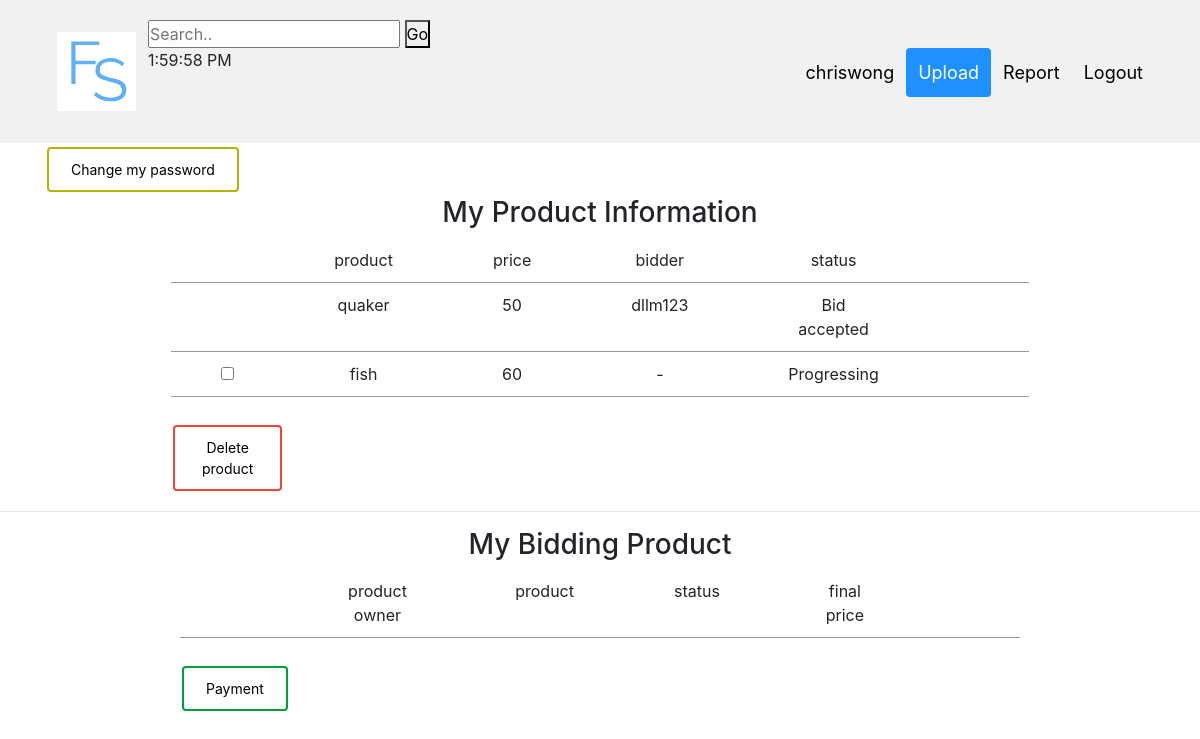
Screenshot of /pj2/user.php (signed in) with the database file from the repository.
### tables this page shows
CREATE TABLE IF NOT EXISTS `products_info` (
  `ID` int(11) NOT NULL AUTO_INCREMENT,
  `uploader` text NOT NULL,
  `Name` text NOT NULL,
  `Price` int(11) NOT NULL,
  `customer` text NOT NULL,
  `status` text NOT NULL,
  `information` text,
  `Path` text NOT NULL,
  `Type` varchar(15) NOT NULL,
  `udate` datetime NOT NULL,
  PRIMARY KEY (`ID`)
);

### pj2/user.php (the view, shortened to what this page needs)
<html>
<head>
<link rel="stylesheet" type="text/css" href="style123.css" />
</head>
<?php
  include("db_config.php");
  include("header.php");
  $sd=$_SESSION['username'];
?>
<body>
  <div class="container">
  <div>
    <form action="change_pw.php">
      <input class="cpwd" type="submit" value="Change my password" />
    </form>
  </div>
  </div>
  <h3 align="center">My Product Information</h3>
          <div class=divTable>
            <div class=divTableBody>
              <div class=divTableRow>
                <div class=divTableCell></div>
                <div class=divTableCell>product</div>
                <div class=divTableCell>price</div>
                <div class=divTableCell>bidder</div>
                <div class=divTableCell>status</div>
                <div class=divTableCell></div>
              </div>
<?php
$sql = "SELECT * FROM `products_info` WHERE `uploader`='$sd'";
$result = $conn->query($sql);
if ($result->num_rows > 0) {
    while($row = $result->fetch_assoc()) {
		if($row['status']=="P"){
			$status="Progressing";
			echo"<div class=divTableRow>
                  <div class=divTableCell>
                    <input type=checkbox class=checkbox id=".$row['ID'].">
                  </div>";
		}else {
			$status="Bid accepted";
			echo"<div class=divTableRow>
                  <div class=divTableCell>
                  </div>";
		}
		if($row['customer']==""){
			$customer="-";
		}else{
		$customer=$row['customer'];
		}
     echo " <div class=divTableCell>".
                    $row['Name']."
                  </div>
                  <div class=divTableCell>".
                    $row['Price']."
                  </div>
                  <div class=divTableCell>".
                    $customer."
                  </div>
                  <div class=divTableCell>".
                    $status."</div>";
            if($row['customer']!==""&&$row['status']=="P"){
            	echo "<div class=divTableCell><button id=acceptbtn onclick=status555('$row[ID]')>Accept Price</button></div>";
			}else if($row['customer']==""||$row['status']=="A"){
				echo "<div class=divTableCell></div>";
			}
            echo"</div>";
    }
}
echo "</div></table><br><button id=deletebtn onclick=select()>Delete product</button>";
?>
</div>
<form id='payment' action='/pj2/payment.php' method='POST'>
<hr>
  <h3 align="center">My Bidding Product</h3>
  <div class=divTable>
    <div class=divTableBody>
      <div class=divTableRow>
        <div class=divTableCell></div>
        <div class=divTableCell>product owner</div>
        <div class=divTableCell>product</div>
        <div class=divTableCell>status</div>
        <div class=divTableCell>final price</div>
        <div class=divTableCell></div>
      </div>
<?php
echo "</table><br><input type='submit' id=paymentB value='Payment'></form>";
?>

### pj2/style123.css (style rules this page uses)
* { margin: 0px; padding: 0px; }
body { font-size: 120%; background: #F8F8FF; }
.divTable { display: table; width: 70%; text-align:center; margin-left:auto; margin-right:auto; }
.divTableRow { display: table-row; }
.divTableCell, .divTableHead { display: table-cell; padding: 10px 50px; border-bottom: 1px solid #999999; }
.divTableBody { display: table-row-group; }
.cpwd { background-color: white; color: black; border: 2px solid #bab200; border-radius: 4px; padding: 10px 22px; text-align: center; text-decoration: none; display: inline-block; font-size: 14px; margin: 4px 2px; -webkit-transition-duration: 0.4s; transition-duration: 0.4s; cursor: pointer; }
#deletebtn { background-color: white; color: black; border: 2px solid #f44336; border-radius: 4px; padding: 10px 22px; text-align: center; text-decoration: none; display: inline-block; font-size: 14px; margin: 4px 2px; -webkit-transition-duration: 0.4s; transition-duration: 0.4s; cursor: pointer; }
#paymentB { background-color: white; color: black; border: 2px solid #009f3b; border-radius: 4px; padding: 10px 22px; text-align: center; text-decoration: none; display: inline-block; font-size: 14px; margin: 4px 2px; -webkit-transition-duration: 0.4s; transition-duration: 0.4s; cursor: pointer; }

### rows the page displays
products_info: Name "quaker", Price "50", customer "dllm123", status "Bid accepted"
products_info: Name "fish", Price "60", customer "-", status "Progressing"

### other values shown
$currentID "chriswong"
